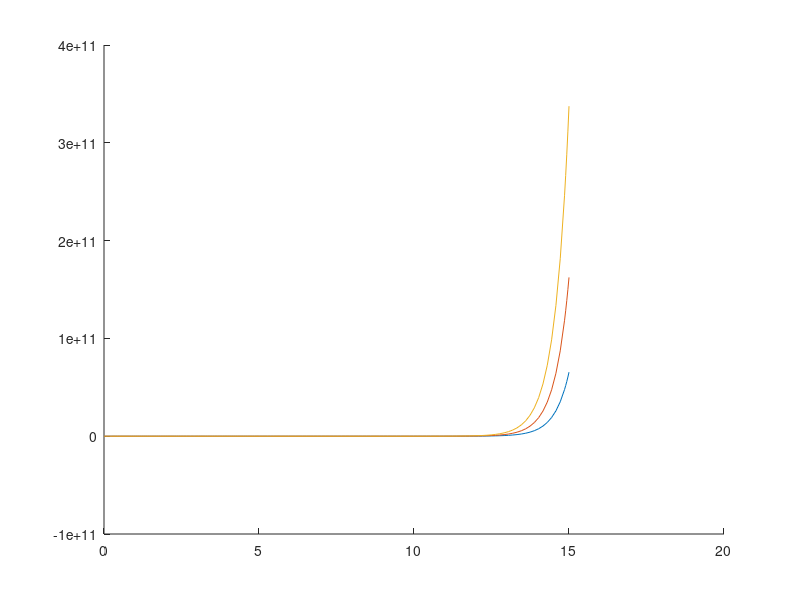

Write the MATLAB code that produced this figure.
function piano_multiple_masses()

%% satisfy louise's paranoia first
clf
hold on

%% parameters and initial values

k = 10;
x = 1;
m = 1;

% here's a lot of initial values theoretically

m1_i = 0;
m2_i = .5;
m3_i = 0;

dm1_i = 0;
dm2_i = 0;
dm3_i = 0;

State = [m1_i, m2_i, m3_i, dm1_i, dm2_i, dm3_i];

%% an ode function

[T, Y] = ode45(@motion, [0,15], State);

%% a motion function

    function res = motion(T, Info)
        m1 = Info(1);
        m2 = Info(2);
        m3 = Info(3);
        dm1 = Info(4);
        dm2 = Info(5);
        dm3 = Info(6);
        
        fs1 = -k * (sqrt(x^2 + m1^2) - x)*sign(m1);
        fs2 = -k * (sqrt(x^2 + (m2-m1)^2) - x)*sign(m2-m1);
        fs3 = -k * (sqrt(x^2 + (m3-m2)^2) - x)*sign(m3-m2);
        fs4 = -k * (sqrt(x^2 + m3^2) - x)*sign(m3);
        
        fm1 = fs1 - fs2;
        fm2 = fs2 - fs3;
        fm3 = fs3 - fs4;
        
        am1 = fm1/m;
        am2 = fm2/m;
        am3 = fm3/m;
        
        res = [dm1; dm2; dm3; am1; am2; am3];
    end

plot(T,Y(:,1));
plot(T,Y(:,2));
plot(T,Y(:,3));

end